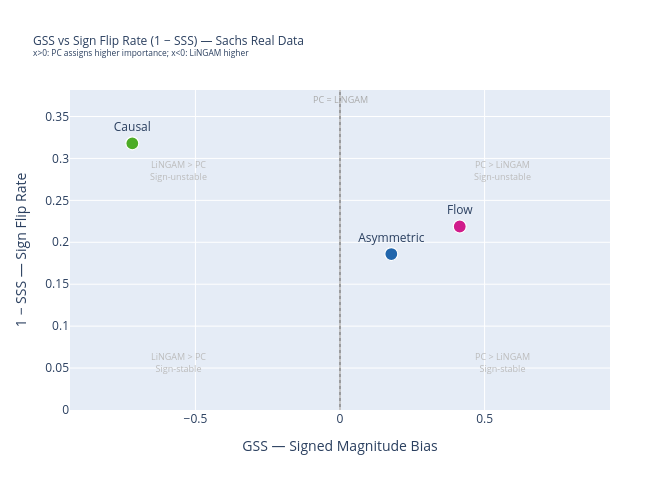

This figure's notebook cell:
### Code cell
# ── Cross-evaluation: GSS vs (1 − SSS) scatter ────────────────────────────────
df_cross = df_gss[["Method", "MeanGSS"]].merge(
    df_sss[["Method", "MeanSSS"]],
    on="Method",
)
df_cross["SignFlipRate"] = 1 - df_cross["MeanSSS"]

fig_cross = go.Figure()
for _, row in df_cross.iterrows():
    meth = row["Method"]
    fig_cross.add_trace(go.Scatter(
        x    = [row["MeanGSS"]],
        y    = [row["SignFlipRate"]],
        mode = "markers+text",
        name = meth,
        text = [meth],
        textposition = "top center",
        marker = dict(
            color  = METHOD_COLORS[meth],
            symbol = "circle",
            size   = 13,
            line   = dict(width=1.2, color="white"),
        ),
        hovertemplate=(
            f"<b>{meth}</b><br>"
            "GSS (signed magnitude bias): %{x:.4f}<br>"
            "Sign flip rate (1−SSS): %{y:.3f}<extra></extra>"
        ),
    ))

# Symmetric x-axis range around 0
gss_abs_max = df_cross["MeanGSS"].abs().max() * 1.3
y_max       = df_cross["SignFlipRate"].max() * 1.2

# Vertical reference line at x=0
fig_cross.add_vline(
    x=0, line=dict(dash="dot", color="lightgray", width=1.5)
)
fig_cross.add_annotation(
    x=0, y=y_max * 0.97, text="PC = LiNGAM", showarrow=False,
    font=dict(size=9, color="#aaaaaa"), xanchor="center",
)

# Quadrant labels
for qx, qy, label in [
    (-gss_abs_max * 0.6, y_max * 0.75, "LiNGAM > PC<br>Sign-unstable"),
    ( gss_abs_max * 0.6, y_max * 0.75, "PC > LiNGAM<br>Sign-unstable"),
    (-gss_abs_max * 0.6, y_max * 0.15, "LiNGAM > PC<br>Sign-stable"),
    ( gss_abs_max * 0.6, y_max * 0.15, "PC > LiNGAM<br>Sign-stable"),
]:
    fig_cross.add_annotation(
        x=qx, y=qy, text=label, showarrow=False,
        font=dict(size=9, color="#bbbbbb"), align="center",
    )

fig_cross.update_layout(
    title=dict(
        text="GSS vs Sign Flip Rate (1 − SSS) — Sachs Real Data<br>"
             "<sup>x>0: PC assigns higher importance; x<0: LiNGAM higher</sup>",
        font=dict(size=12),
    ),
    xaxis=dict(
        title="GSS — Signed Magnitude Bias",
        range=[-gss_abs_max, gss_abs_max],
        zeroline=True, zerolinewidth=1.5, zerolinecolor="gray",
    ),
    yaxis=dict(
        title="1 − SSS — Sign Flip Rate",
        range=[0, y_max],
        zeroline=False,
    ),
    height=480, width=660,
    showlegend=False,
    margin=dict(l=70, r=50, t=90, b=70),
)
fig_cross.show()

### Figure 1 — Plotly figure (JSON) as saved in the notebook; plotly's stock layout.template omitted (floating-point values rounded to 4 significant figures)
{"data": [{"hovertemplate": "<b>Asymmetric</b><br>GSS (signed magnitude bias): %{x:.4f}<br>Sign flip rate (1−SSS): %{y:.3f}<extra></extra>", "marker": {"color": "#2166ac", "line": {"color": "white", "width": 1.2}, "size": 13, "symbol": "circle"}, "mode": "markers+text", "name": "Asymmetric", "text": ["Asymmetric"], "textposition": "top center", "type": "scatter", "x": [0.1775], "y": [0.186]}, {"hovertemplate": "<b>Causal</b><br>GSS (signed magnitude bias): %{x:.4f}<br>Sign flip rate (1−SSS): %{y:.3f}<extra></extra>", "marker": {"color": "#4dac26", "line": {"color": "white", "width": 1.2}, "size": 13, "symbol": "circle"}, "mode": "markers+text", "name": "Causal", "text": ["Causal"], "textposition": "top center", "type": "scatter", "x": [-0.7182], "y": [0.318]}, {"hovertemplate": "<b>Flow</b><br>GSS (signed magnitude bias): %{x:.4f}<br>Sign flip rate (1−SSS): %{y:.3f}<extra></extra>", "marker": {"color": "#d01c8b", "line": {"color": "white", "width": 1.2}, "size": 13, "symbol": "circle"}, "mode": "markers+text", "name": "Flow", "text": ["Flow"], "textposition": "top center", "type": "scatter", "x": [0.4141], "y": [0.2188]}], "layout": {"annotations": [{"font": {"color": "#aaaaaa", "size": 9}, "showarrow": false, "text": "PC = LiNGAM", "x": 0, "xanchor": "center", "y": 0.3702}, {"align": "center", "font": {"color": "#bbbbbb", "size": 9}, "showarrow": false, "text": "LiNGAM > PC<br>Sign-unstable", "x": -0.5602, "y": 0.2862}, {"align": "center", "font": {"color": "#bbbbbb", "size": 9}, "showarrow": false, "text": "PC > LiNGAM<br>Sign-unstable", "x": 0.5602, "y": 0.2862}, {"align": "center", "font": {"color": "#bbbbbb", "size": 9}, "showarrow": false, "text": "LiNGAM > PC<br>Sign-stable", "x": -0.5602, "y": 0.05724}, {"align": "center", "font": {"color": "#bbbbbb", "size": 9}, "showarrow": false, "text": "PC > LiNGAM<br>Sign-stable", "x": 0.5602, "y": 0.05724}], "height": 480, "margin": {"b": 70, "l": 70, "r": 50, "t": 90}, "shapes": [{"line": {"color": "lightgray", "dash": "dot", "width": 1.5}, "type": "line", "x0": 0, "x1": 0, "xref": "x", "y0": 0, "y1": 1, "yref": "y domain"}], "showlegend": false, "title": {"font": {"size": 12}, "text": "GSS vs Sign Flip Rate (1 − SSS) — Sachs Real Data<br><sup>x>0: PC assigns higher importance; x<0: LiNGAM higher</sup>"}, "width": 660, "xaxis": {"range": [-0.9337, 0.9337], "title": {"text": "GSS — Signed Magnitude Bias"}, "zeroline": true, "zerolinecolor": "gray", "zerolinewidth": 1.5}, "yaxis": {"range": [0, 0.3816], "title": {"text": "1 − SSS — Sign Flip Rate"}, "zeroline": false}}}
